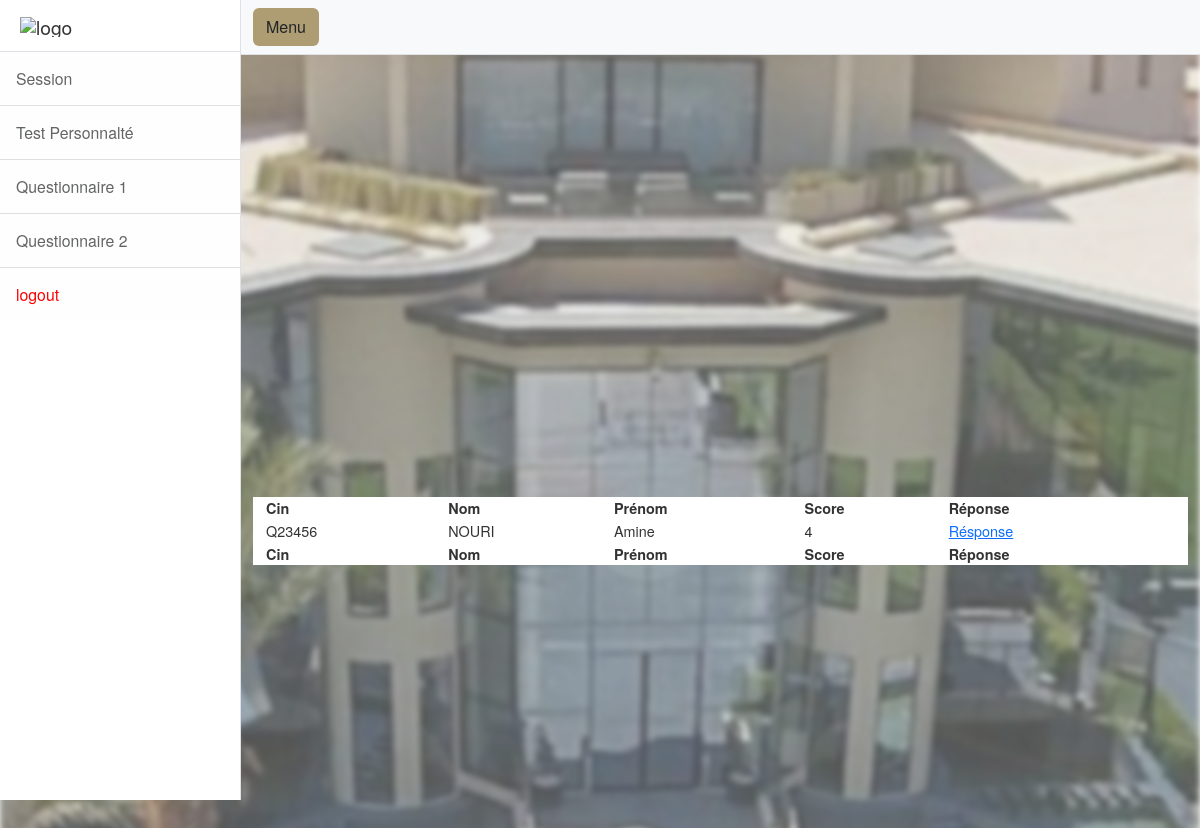
/dashboard/Qcm2M.php, run on the app's committed database.
### tables this page shows
CREATE TABLE `noteq2` (
  `id` int(11) NOT NULL,
  `nom` varchar(128) NOT NULL,
  `prenom` varchar(128) NOT NULL,
  `cin` varchar(128) NOT NULL,
  `score` int(11) NOT NULL
);

### dashboard/Qcm2M.php (the view, shortened to what this page needs)
<?php
$conn = mysqli_connect("localhost", "root", "", "menarahold");
$sql = "SELECT n.id, n.cin, n.nom, n.prenom, n.score FROM noteq2 n , emp e WHERE n.nom = e.NOM AND n.prenom = e.PRENOM  ";
$result = $conn->query($sql);
?>
<!DOCTYPE html>
<html lang="en">
<head>
<head>
<link href="css/styles.css" rel="stylesheet" />
    <link rel="stylesheet" type="text/css" href="https://cdn.datatables.net/1.11.5/css/jquery.dataTables.css">
        <link rel="stylesheet" href="https://cdn.datatables.net/1.12.1/css/jquery.dataTables.min.css">
        <link rel="stylesheet" href="https://cdn.datatables.net/fixedheader/3.2.3/css/fixedHeader.dataTables.min.css">
    <link href="https://nightly.datatables.net/css/jquery.dataTables.css" rel="stylesheet" type="text/css" />
    <link href="https://nightly.datatables.net/select/css/select.dataTables.css?_=9a6592f8d74f8f520ff7b22342fa1183.css" rel="stylesheet" type="text/css" />
    <link href="https://nightly.datatables.net/searchpanes/css/searchPanes.dataTables.css?13" rel="stylesheet" type="text/css" />
</head>
<body>
    <div class="d-flex" id="wrapper">
        <div class="border-end bg-white" id="sidebar-wrapper">
            <div class="sidebar-heading border-bottom bg-white"><img src="https://menara-holding.ma/Assets/images/Logo_mh.svg"
                  style="width:140px;heigth:20px" alt="logo"></div>
                  <div class="list-group list-group-flush">
                <a class="list-group-item list-group-item-action list-group-item-light p-3 allow-navigation" style="font-size: 1.1em;margin: 0;" href="session.php">Session</a>
                <a class="list-group-item list-group-item-action list-group-item-light p-3 allow-navigation" style="font-size: 1.1em;margin: 0;" href="#" id="menu1">Test Personnalté</a>
                <a class="list-group-item list-group-item-action list-group-item-light p-3 allow-navigation" style="font-size: 1.1em;margin: 0;" href="#" id="menu2">Questionnaire 1</a>
                <a class="list-group-item list-group-item-action list-group-item-light p-3 allow-navigation" style="font-size: 1.1em;margin: 0;" href="#" id="menu3">Questionnaire 2</a>
                <a class="list-group-item list-group-item-action list-group-item-light p-3 allow-navigation" style="font-size: 1.1em;margin: 0;color:red" href="logout.php">logout</a>
            </div>
        </div>
        <div id="page-content-wrapper">
            <nav class="navbar navbar-expand-lg navbar-light bg-light border-bottom">
                <div class="container-fluid">
                    <button class="btn" style="background-color:#ae9d72" id="sidebarToggle">Menu</button>
                </div>
            </nav>
            <div class="container-fluid">
                <br>
                 <br>
                <div id="container" style="width:100%; height:400px;"></div>
                    <div class="container" style="background-color:white;width:100%; ">
                    <table id="example" class="display nowrap" width="100%" style="width:100%">
                        <thead>
                        <tr>
                            <th>Cin</th>
                            <th>Nom</th>
                            <th>Prénom</th>
                            <th>Score</th>
                            <th>Réponse</th>
                        </tr>
                        </thead>
                        <tfoot>
                        <tr>
                            <th>Cin</th>
                            <th>Nom</th>
                            <th>Prénom</th>
                            <th>Score</th>
                            <th>Réponse</th>
                        </tr>
                        </tfoot>
                        <tbody>
                        <?php
                            if ($result->num_rows > 0) {
                                while ($row = $result->fetch_assoc()) {
                                    echo "<tr>";
                                    echo "<td>" . $row["cin"] . "</td>";
                                    echo "<td>" . $row["nom"] . "</td>";
                                    echo "<td>" . $row["prenom"] . "</td>";
                                    echo "<td>" . $row["score"] . "</td>";
                                    echo "<td><a href='detailsQ2M.php?id=" . $row["id"] . "'>Résponse</a></td>";
                                    echo "</tr>";
                                }
                            } else {
                                echo "<tr><td colspan='8'>Aucun résultat trouvé dans la base de données.</td></tr>";
                            }
                        ?>
                        </tbody>
                    </table>
                </div>
            </div>
        </div>
    </div>
</body>
</html>

### dashboard/Qcm2M.php (style rules this page uses)
body { font: 90%/1.45em "Helvetica Neue", HelveticaNeue, Verdana, Arial, Helvetica, sans-serif; margin: 0; padding: 0; color: #333; background-color: #fff; }
body::after { content: ""; background-image: url(../images/slide01.jpg); background-size: cover; background-position: center; background-repeat: no-repeat; filter: blur(3px); opacity: 0.7; position: absolute; top: 0; left: 0; width: 100%; height: 1600px; z-index: -1; }

### data on the page
noteq2: cin "Q23456", nom "NOURI", prenom "Amine", score "4"
